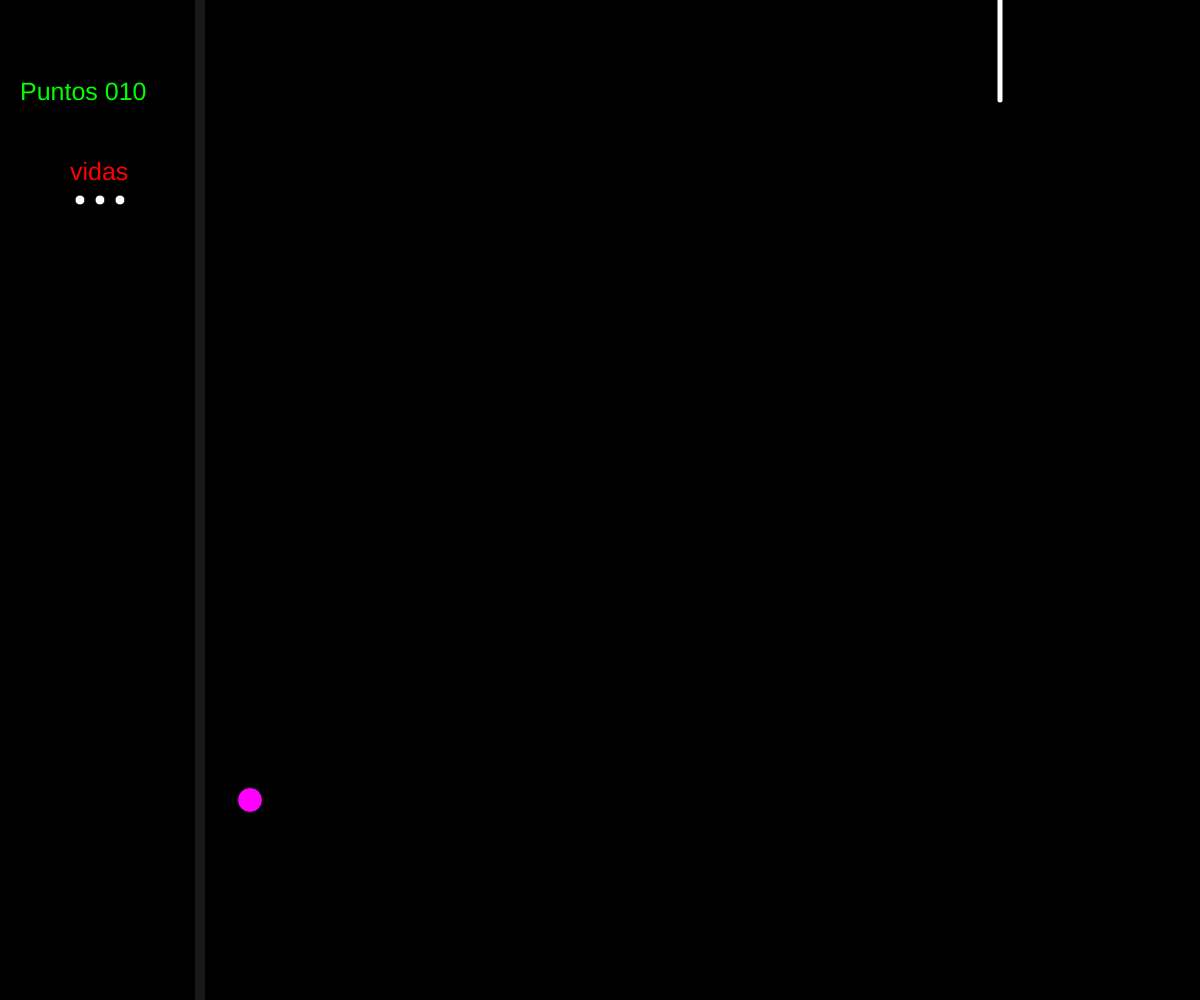
Frame 1 (no input)
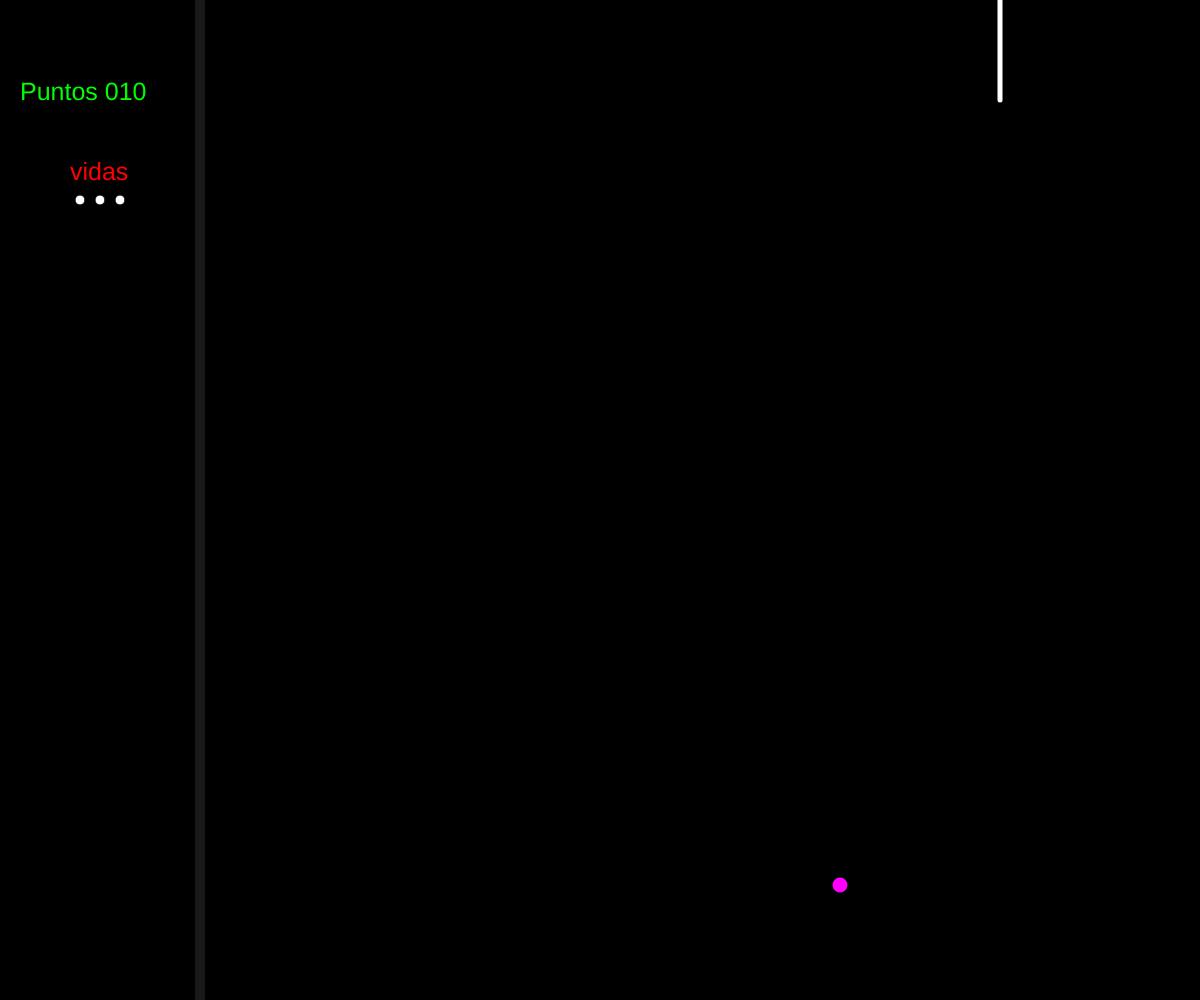
Frame 60 (no input)
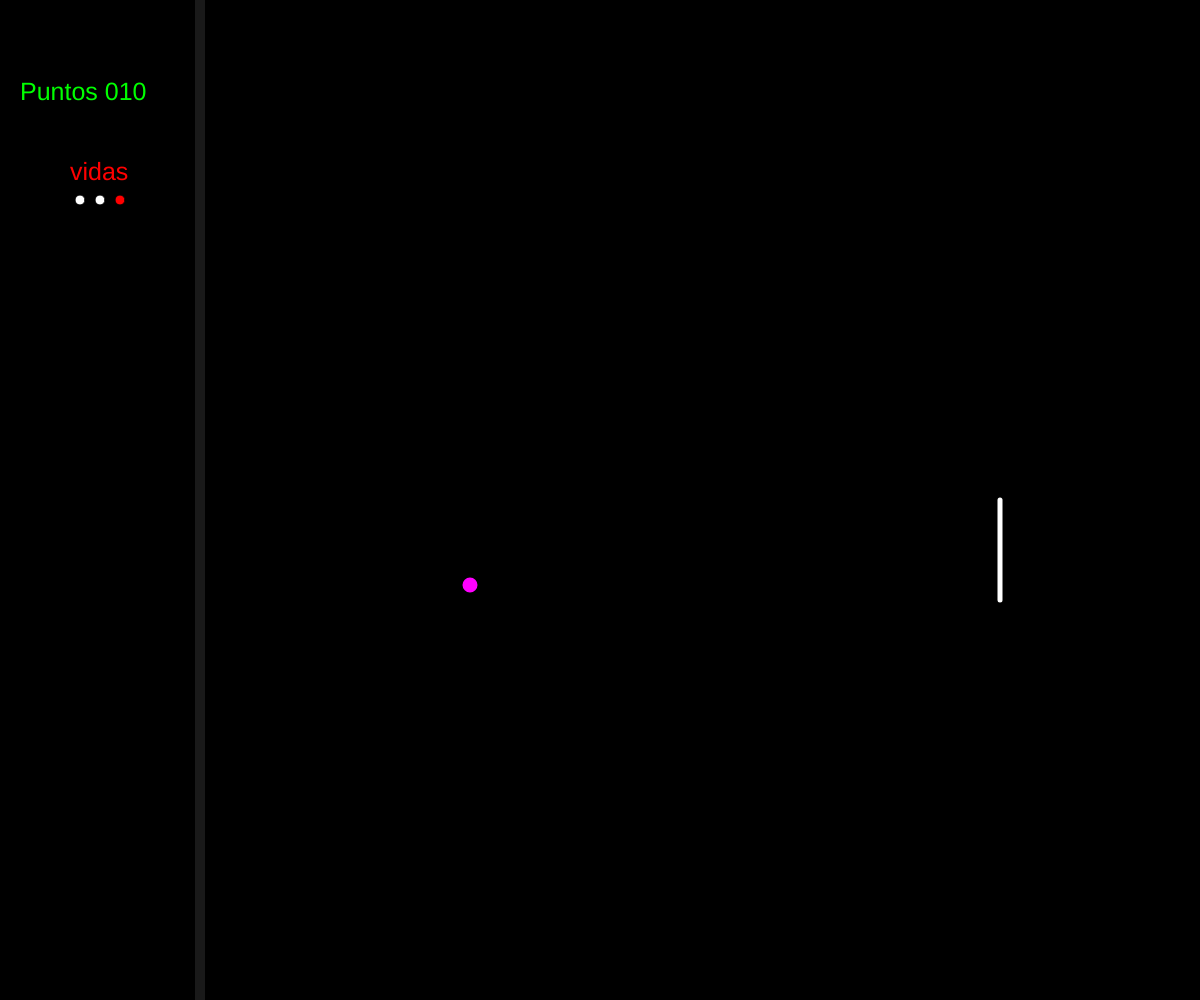
Frame 120 (the mouse pressed at the canvas centre since frame 60)

The p5.js sketch that drew these frames (run headless with seeded random() and noise() and a simulated clock; from frame 60 on, the mouse is pressed at the canvas centre):

// p5.js sketch
// ── sketch.js
var x, y;
var dir='D',asc='B';
var tam=25;
var vel=10,veladd=0;
var puntos=0;
var ltam=100;
var cst=0;
var vida=3;
var juego =0;
var tiempo=0;

function setup() {
  createCanvas(windowWidth,windowHeight);
  x=250;
  y=windowHeight-200;
}

function draw() {
  Pong();
}
function Pong(){
control();
if(juego==0){
background(0,0,0);
bola();
barra();
moviBolaX();
moviBolaY();
puntuacion();
colision();
difil();
decoracion();
}
if(juego==1){
fill(255,255,0);
stroke(0,0,255);
text("pausa",windowWidth/2,windowHeight/2);
}
if(juego==2){
background(0,0,255);
gover();
}

function bola(){
  fill(255,0,255);
  stroke(0);
  ellipse(x,y,tam,tam);
}
function moviBolaX(){
  if(dir=='D'){
    x+=vel+veladd;
  }
  if(dir == 'I'){
    x-=vel+veladd;
  }
  if(cst==1){
  if(x>=windowWidth-200-tam/2){
    dir='I';
  }
}
  if(x<=200+tam/2){
    dir='D';
  }
}
function moviBolaY(){
  if(asc=='B'){
    y+=vel/2;
  }
  if(asc=='A'){
    y-=vel/2;
  }
  if(y<=0+tam/2){
    asc='B';
  }
  if(y>=windowHeight-tam/2){
    asc='A';
  }
}
function puntuacion(){
  fill(0,255,0);
  stroke(0);
  if(x<=200+tam/2){
    puntos+=1;
  }
  textSize(25);
  text("Puntos "+puntos+(vel+int(veladd)),20,100);
}
function barra(){
  stroke(255);
  strokeWeight(5);
  line(windowWidth-200,mouseY,windowWidth-200,mouseY+ltam);
  strokeWeight(1);
}
function colision(){
  if(!(x>windowWidth-200)){
  if((y>=mouseY-tam/2)&&(y<=mouseY+ltam+tam/2)){
    cst=1;
  }else{
    cst=0;
  }
}
if(x>windowWidth+tam/2){
  x=250;
  vida-=1;
}
}
function difil(){
  if(puntos>=4){
    veladd=2;
    ltam=86;
  }
  if(puntos>=8){
    veladd=4;
    ltam=68;
  }
  if(puntos>=12){
    veladd=puntos/2;
    ltam=50;
  }
  vidas();
}
function vidas(){
  fill(255,0,0);
  text("vidas",70,180);
  if(vida==3){
    fill(255);
    ellipse(80,200,10,10);
    ellipse(100,200,10,10);
    ellipse(120,200,10,10);
  }
  if(vida==2){
    fill(255);
    ellipse(80,200,10,10);
    ellipse(100,200,10,10);
    fill(255,0,0);
    ellipse(120,200,10,10);
  }
  if(vida==1){
    fill(255);
    ellipse(80,200,10,10);
    fill(255,0,0);
    ellipse(100,200,10,10);
    ellipse(120,200,10,10);
  }
  if(vida<=0){
    fill(255,0,0);
    ellipse(80,200,10,10);
    ellipse(100,200,10,10);
    ellipse(120,200,10,10);
    juego=2;
  }
}
function gover() {
  text("Puntuación final "+puntos+int(vel+veladd),windowWidth/2-100,windowHeight/2);
  text("Recarga la pagina",windowWidth/2-100,windowHeight/2+100);
}
function control(){
  if(keyCode=== ENTER){
    juego=0;
  }
  if((keyCode=== ENTER && vida<=0)){
    juego=0;
    vida=3;
  }
  if((keyCode=== SHIFT)&&(!(juego==2))){
    juego=1;
  }
}
function decoracion() {
  strokeWeight(10);
  stroke(25);
  if(x<=200+tam/2){
    stroke(255);
  }
  line(200,0,200,windowHeight);
}
}
